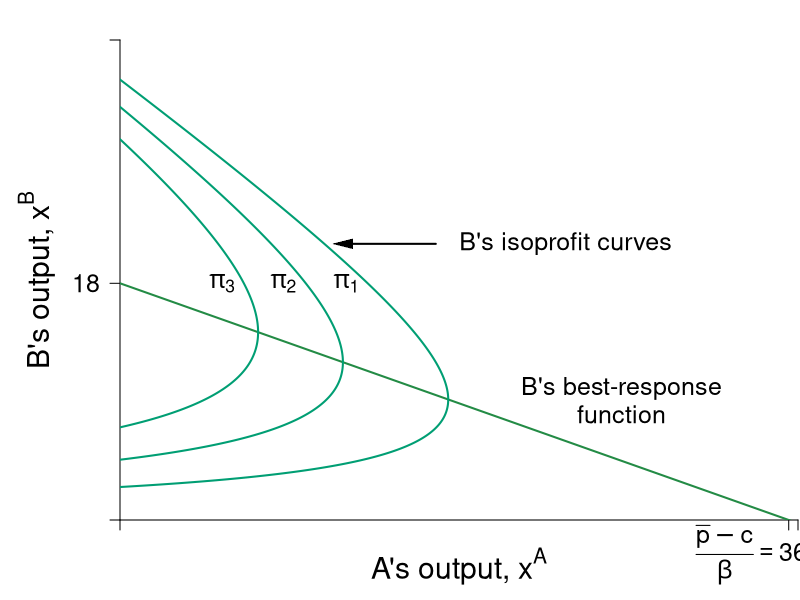

R code for this plot:
require(shape)
pdf(file = "competitionmarkets/cournot_brf_isoB.pdf", width = 9, height = 7)

#Set parameters for graphics

pointsize <- 1.8
axislabelsize <- 1.8
labelsize <- 1.5
namesize <- 1.8
annotatesize <- 1.5
graphlinewidth <- 2
segmentlinewidth <- 1.5

COL <- c("#7fc97f", "#beaed4", "#fdc086", "#ffff99", "#386cb0", "#f0027f", "#bf5b17", "#666666")
COLA <- c("#99d8c9","#66c2a4","#41ae76", "#238b45", "#005824")
COLB <- c("#4eb3d3", "#2b8cbe", "#0868ac","#084081")
grays <- gray.colors(25, start = 1, end = 0)
CBCols <- c("#009E73","#0072B2","#E69F00","#CC79A7", "#F0E442")

par(mar =  c(4, 6, 2, 0.1))

piA <- function(xa, xb, s = 0.5, pmax = 20, c1 = 2) {
  (pmax - s*xb)*xa - s*(xa)^2 - c1*xa
}

piB <- function(xa, xb, s = 0.5, pmax = 20, c1 = 2) {
  (pmax - s*xa)*xb - s*(xb)^2 - c1*xb
}

brfB <- function(xa, s = 0.5, pmax = 20, c1 = 2) {
  (pmax - c1)/(2*s) - (1/2)*xa
}

brfA <- function(xa, s = 0.5, pmax = 20, c1 = 2) {
  (pmax - c1)/s - 2*xa
}

xlims <- c(0, 36.5)
ylims <- c(0, 36.5)

npts <- 501 
x <- seq(xlims[1], xlims[2], length.out = npts)
y <- seq(ylims[1], ylims[2], length.out = npts) 
a <- c(42, 72, 102)
b <- c(72, 81, 90)


plot(0, 0, xlim = xlims, ylim = ylims, type = "n",
     xlab = expression(paste("")),
     ylab = expression(paste("")), 
     xaxt = "n", 
     yaxt = "n", 
     cex.lab = axislabelsize, 
     bty = "n",
     xaxs = "i", 
     yaxs = "i")

ticksy <- c(0, NA, NA, 18, NA, ylims[2])
ylabelsnum <- c(NA, NA, NA, 18, NA, NA)
#ylabels <- c(NA, expression(paste(x[1]^B)), expression(paste(x[2]^B)), expression(paste(x[3]^B)), expression(paste(frac(bar(p) - c[1],beta))))
ticksx <- c(0, NA, NA, NA, 36, xlims[2])
#xlabels <- c(NA, expression(paste(x[1]^A)), expression(paste(x[2]^A)), expression(paste(x[3]^A)), NA, NA)
xlabelsnum <- c(NA, NA, NA, NA, expression(paste(frac(bar(p) - c,beta) == 36)), NA)

#xlabels that include labels and numerical values 
#text(7, -2.3, expression(paste(x[1]^A == 9)),xpd = TRUE, cex = labelsize - 0.05)
#text(10, -2.3, expression(paste(x[2]^A == 12)),xpd = TRUE, cex = labelsize - 0.05)
#text(15, -2.3, expression(paste(x[3]^A == 14)),xpd = TRUE, cex = labelsize - 0.05)
#text(20, -2.5, expression(paste(frac(bar(p) - c[1],2*beta) == 18)),xpd = TRUE, cex = labelsize - 0.05)

axis(1, at = ticksx, pos = 0, labels = FALSE, cex.axis = labelsize)
#axis(1, at = ticksx, pos = 0, labels = xlabels, cex.axis = labelsize)
axis(2, at = ticksy, pos = 0, labels = ylabelsnum, las = 1, cex.axis = labelsize)
text(x = c(0, 9.2, 12, 14.75, 34, xlims[2]), par("usr")[3] - 0.4, labels = xlabelsnum, srt = 0, pos = 1, xpd = TRUE, cex = labelsize)

npts <- 500 
xx1 <- seq(xlims[1], xlims[2], length.out = npts)

lines(xx1, brfB(xx1, s = 0.5, pmax = 20, c1 = 2), col = COLA[4], lwd = graphlinewidth)

contour(x, y, 
        outer(x, y, piB),
        drawlabels = FALSE,
        col = CBCols[1],
        lwd = graphlinewidth,
        levels = a, 
        xaxs = "i", 
        yaxs = "i", 
        add = TRUE) 

text(0.5*xlims[2], -3.5, expression(paste("A's output, ", x^A)), xpd = TRUE, cex = axislabelsize) 
text(-4.5, 0.5*ylims[2], expression(paste("B's output, ", x^B)), xpd = TRUE, cex = axislabelsize, srt = 90) 


#B's brf
text(27, 10, expression(paste("B's best-response")), cex = annotatesize)
text(27, 8, expression(paste("function")), cex = annotatesize)
#Arrows(9, 28.2, 9, 23.5, col = "black", lty = 1, lwd = 2, arr.type = "triangle", arr.lwd = 0.5)

#labels for the isoprofits
text(5.5, 18, expression(paste(pi[3])), cex = annotatesize)
text(8.8, 18, expression(paste(pi[2])), cex = annotatesize)
text(12.2, 18, expression(paste(pi[1])), cex = annotatesize)

text(24, 21, expression(paste("B's isoprofit curves")), cex = annotatesize)
Arrows(17, 21, 12, 21, col = "black", lty = 1, lwd = 2, arr.type = "triangle", arr.lwd = 0.5)

dev.off()
